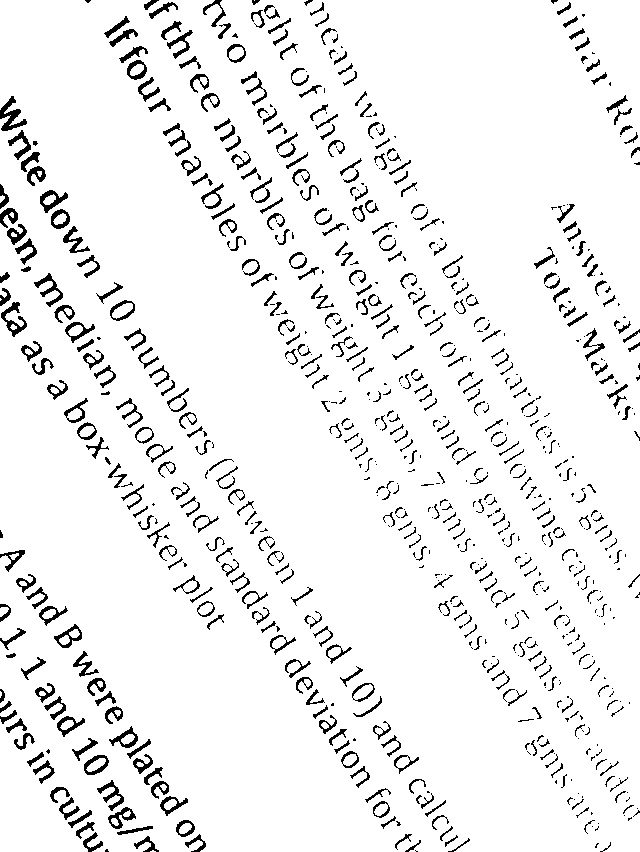
//> input picture playground/image_maniputation/RND/code/gray.jpg, 640 x 852 px
$ ./detect_skew   (built with g++ and OpenCV 4)
//> lines starting //> are read from the running program, lines starting //| are printed output that depends on the picture
#include <iostream>
#include <opencv2/core/core.hpp>
#include <opencv2/highgui/highgui.hpp>
#include <opencv2/imgproc/imgproc.hpp>

void compute_skew(const char* filename)
{
//> called with filename = "gray.jpg"
   // Load in grayscale.
   cv::Mat src = cv::imread(filename, 0);
//> src is the input picture: 852 rows x 640 cols, CV_8UC1; min 0, max 255, mean 238.6
   cv::Size size = src.size();
//> size = Size(640, 852)
   cv::bitwise_not(src, src);
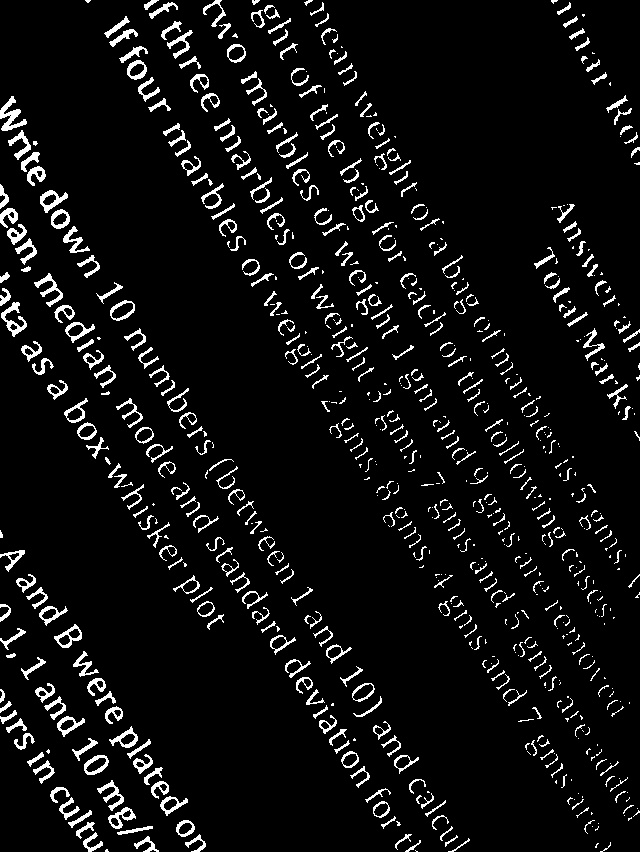
//> src: 852 rows x 640 cols, CV_8UC1; min 0, max 255, mean 16.4
    std::vector<cv::Vec4i> lines;
    cv::HoughLinesP(src, lines, 1, CV_PI/180, 150, size.width / 2.f, 20);
//> lines = 156 lines (x1, y1, x2, y2), first 8: [145, 0, 639, 823], [1, 98, 453, 850], [114, 16, 587, 835], [147, 0, 638, 816], [116, 18, 595, 847], [0, 204, 404, 851], [1, 106, 449, 851], [146, 4, 637, 822]
    cv::Mat disp_lines(size, CV_8UC1, cv::Scalar(0, 0, 0));
    double angle = 0.;
    unsigned nb_lines = lines.size();
//> nb_lines = 156
    for (unsigned i = 0; i < nb_lines; ++i)
    {
        cv::line(disp_lines, cv::Point(lines[i][0], lines[i][1]),
                 cv::Point(lines[i][2], lines[i][3]), cv::Scalar(255, 0 ,0));
        angle += atan2((double)lines[i][3] - lines[i][1],
                       (double)lines[i][2] - lines[i][0]);
    }
//> this loop made 156 passes
//> angle on passes 1 to 3: 1.03, 2.06, 3.11
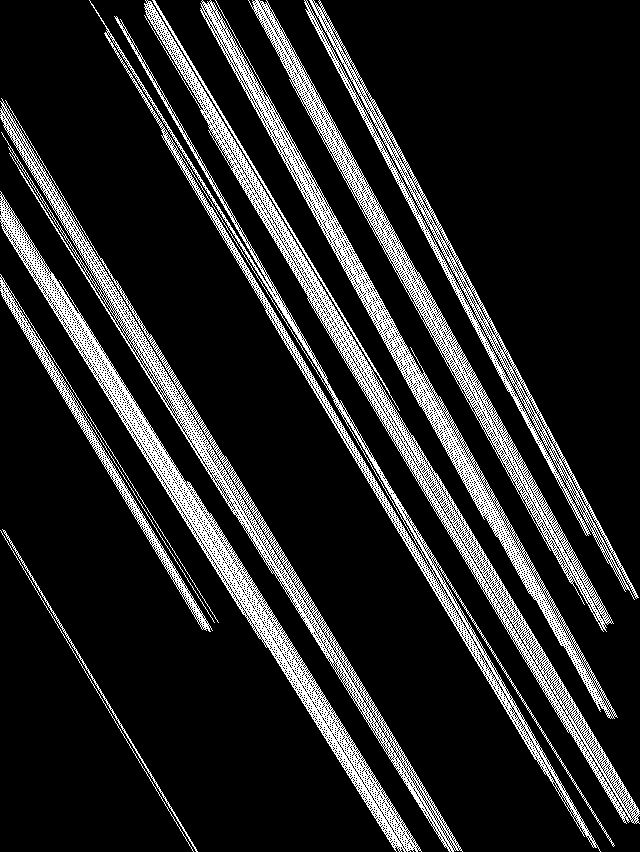
//> disp_lines: 852 rows x 640 cols, CV_8UC1; 14.9% white in thin lines or dots
//> after the loop, angle = 162.2
    angle /= nb_lines; // mean angle, in radians.
//> angle = 1.04

    std::cout << "File " << filename << ": " << angle * 180 / CV_PI << std::endl;
//| File gray.jpg: 59.5756

    cv::imshow(filename, disp_lines);
    cv::waitKey(0);
    cv::destroyWindow(filename);
}

const char* files[] = {"gray.jpg"};

int main()
{
        unsigned nb_files = sizeof(files) / sizeof(const char*);
        for (unsigned i = 0; i < nb_files; ++i)
                compute_skew(files[i]);
}
